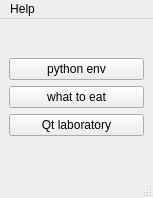
<?xml version="1.0" encoding="UTF-8"?>
<ui version="4.0">
 <class>Scarab</class>
 <widget class="QMainWindow" name="Scarab">
  <property name="geometry">
   <rect>
    <x>0</x>
    <y>0</y>
    <width>153</width>
    <height>198</height>
   </rect>
  </property>
  <property name="windowTitle">
   <string>Scarab</string>
  </property>
  <widget class="QWidget" name="centralwidget">
   <layout class="QGridLayout" name="gridLayout">
    <item row="0" column="0">
     <layout class="QVBoxLayout" name="verticalLayout">
      <item>
       <widget class="QPushButton" name="pyEnvBtn">
        <property name="text">
         <string>python env</string>
        </property>
       </widget>
      </item>
      <item>
       <widget class="QPushButton" name="wtoEat">
        <property name="text">
         <string>what to eat</string>
        </property>
       </widget>
      </item>
      <item>
       <widget class="QPushButton" name="qtLabBtn">
        <property name="text">
         <string>Qt laboratory</string>
        </property>
       </widget>
      </item>
     </layout>
    </item>
   </layout>
  </widget>
  <widget class="QMenuBar" name="menubar">
   <property name="geometry">
    <rect>
     <x>0</x>
     <y>0</y>
     <width>153</width>
     <height>23</height>
    </rect>
   </property>
   <widget class="QMenu" name="menuHelp">
    <property name="title">
     <string>Help</string>
    </property>
    <addaction name="actionAbout"/>
    <addaction name="actionExit"/>
   </widget>
   <addaction name="menuHelp"/>
  </widget>
  <widget class="QStatusBar" name="statusbar"/>
  <action name="actionAbout">
   <property name="text">
    <string>About</string>
   </property>
  </action>
  <action name="actionExit">
   <property name="text">
    <string>Exit</string>
   </property>
  </action>
 </widget>
 <resources/>
 <connections/>
</ui>
